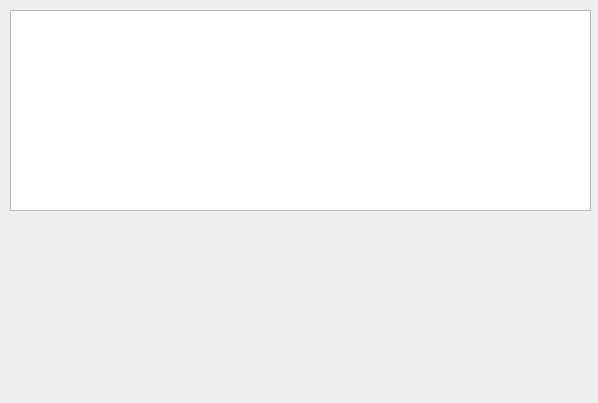
<?xml version="1.0" encoding="UTF-8"?>
<ui version="4.0">
 <class>Dialog</class>
 <widget class="QDialog" name="Dialog">
  <property name="geometry">
   <rect>
    <x>0</x>
    <y>0</y>
    <width>598</width>
    <height>403</height>
   </rect>
  </property>
  <property name="windowTitle">
   <string>Dialog</string>
  </property>
  <widget class="QTableWidget" name="table">
   <property name="geometry">
    <rect>
     <x>10</x>
     <y>10</y>
     <width>581</width>
     <height>201</height>
    </rect>
   </property>
  </widget>
 </widget>
 <resources/>
 <connections/>
</ui>
